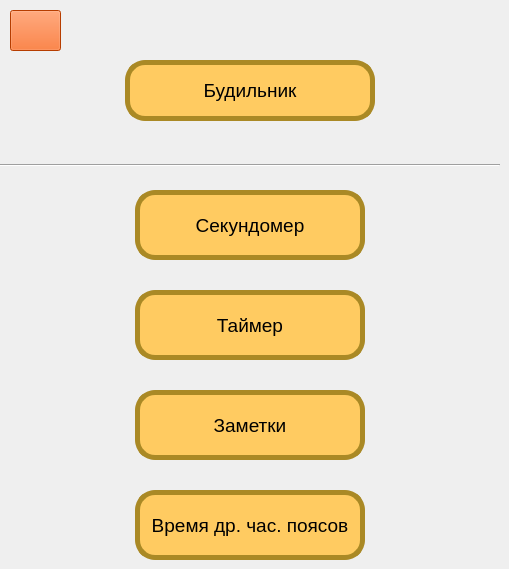
    <widget class="QWidget" name="menu">
     <widget class="QPushButton" name="alarm_clock_button">
      <property name="geometry">
       <rect>
        <x>125</x>
        <y>60</y>
        <width>250</width>
        <height>61</height>
       </rect>
      </property>
      <property name="font">
       <font>
        <family>Tahoma</family>
        <pointsize>14</pointsize>
       </font>
      </property>
      <property name="styleSheet">
       <string notr="true">QPushButton {
	background-color: rgb(255, 203, 97);
	border-radius: 20px;
	border:5px solid #aa8925
}
QPushButton: pressed {
	background-color: rgb(255, 153, 51);
		border:5px solid #aa8925
}</string>
      </property>
      <property name="text">
       <string>Будильник</string>
      </property>
     </widget>
     <widget class="QPushButton" name="stop_watch_button">
      <property name="geometry">
       <rect>
        <x>135</x>
        <y>190</y>
        <width>230</width>
        <height>70</height>
       </rect>
      </property>
      <property name="font">
       <font>
        <family>Tahoma</family>
        <pointsize>14</pointsize>
       </font>
      </property>
      <property name="styleSheet">
       <string notr="true">QPushButton {
	background-color: rgb(255, 203, 97);
	border-radius: 20px;
	border:5px solid #aa8925
}
QPushButton: pressed {
	background-color: rgb(255, 153, 51);
		border:5px solid #aa8925
}</string>
      </property>
      <property name="text">
       <string>Секундомер</string>
      </property>
     </widget>
     <widget class="QPushButton" name="timer_button">
      <property name="geometry">
       <rect>
        <x>135</x>
        <y>290</y>
        <width>230</width>
        <height>70</height>
       </rect>
      </property>
      <property name="font">
       <font>
        <family>Tahoma</family>
        <pointsize>14</pointsize>
       </font>
      </property>
      <property name="styleSheet">
       <string notr="true">QPushButton {
	background-color: rgb(255, 203, 97);
	border-radius: 20px;
	border:5px solid #aa8925
}
QPushButton: pressed {
	background-color: rgb(255, 153, 51);
		border:5px solid #aa8925
}</string>
      </property>
      <property name="text">
       <string>Таймер</string>
      </property>
     </widget>
     <widget class="Line" name="line_on_menu">
      <property name="geometry">
       <rect>
        <x>0</x>
        <y>150</y>
        <width>500</width>
        <height>30</height>
       </rect>
      </property>
      <property name="orientation">
       <enum>Qt::Horizontal</enum>
      </property>
     </widget>
     <widget class="QPushButton" name="tasks_button">
      <property name="geometry">
       <rect>
        <x>135</x>
        <y>390</y>
        <width>230</width>
        <height>70</height>
       </rect>
      </property>
      <property name="font">
       <font>
        <family>Tahoma</family>
        <pointsize>14</pointsize>
       </font>
      </property>
      <property name="styleSheet">
       <string notr="true">QPushButton {
	background-color: rgb(255, 203, 97);
	border-radius: 20px;
	border:5px solid #aa8925
}
QPushButton: pressed {
	background-color: rgb(255, 153, 51);
		border:5px solid #aa8925
}</string>
      </property>
      <property name="text">
       <string>Заметки</string>
      </property>
     </widget>
     <widget class="QPushButton" name="another_time_button">
      <property name="geometry">
       <rect>
        <x>135</x>
        <y>490</y>
        <width>230</width>
        <height>70</height>
       </rect>
      </property>
      <property name="font">
       <font>
        <family>Tahoma</family>
        <pointsize>14</pointsize>
       </font>
      </property>
      <property name="styleSheet">
       <string notr="true">QPushButton {
	background-color: rgb(255, 203, 97);
	border-radius: 20px;
	border:5px solid #aa8925
}
QPushButton: pressed {
	background-color: rgb(255, 153, 51);
		border:5px solid #aa8925
}</string>
      </property>
      <property name="text">
       <string>Время др. час. поясов</string>
      </property>
     </widget>
     <widget class="QPushButton" name="back_button_on_menu">
      <property name="geometry">
       <rect>
        <x>10</x>
        <y>10</y>
        <width>51</width>
        <height>41</height>
       </rect>
      </property>
      <property name="styleSheet">
       <string notr="true">background-color: rgb(255, 85, 0);</string>
      </property>
      <property name="text">
       <string/>
      </property>
      <property name="icon">
       <iconset>
        <normaloff>pictures/back.png</normaloff>pictures/back.png</iconset>
      </property>
      <property name="iconSize">
       <size>
        <width>40</width>
        <height>35</height>
       </size>
      </property>
     </widget>
    </widget>
